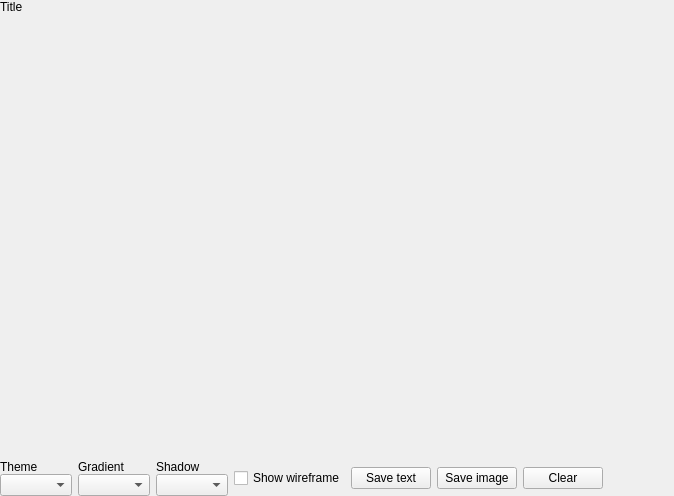
<?xml version="1.0" encoding="UTF-8"?>
<ui version="4.0">
 <class>Plot3DSurface</class>
 <widget class="QWidget" name="Plot3DSurface">
  <property name="geometry">
   <rect>
    <x>0</x>
    <y>0</y>
    <width>674</width>
    <height>496</height>
   </rect>
  </property>
  <property name="windowTitle">
   <string>Form</string>
  </property>
  <layout class="QVBoxLayout" name="verticalLayout_5">
   <property name="leftMargin">
    <number>0</number>
   </property>
   <property name="topMargin">
    <number>0</number>
   </property>
   <property name="rightMargin">
    <number>0</number>
   </property>
   <property name="bottomMargin">
    <number>0</number>
   </property>
   <item>
    <widget class="QLabel" name="title">
     <property name="text">
      <string>Title</string>
     </property>
    </widget>
   </item>
   <item>
    <widget class="QWidget" name="plot_widget" native="true">
     <property name="sizePolicy">
      <sizepolicy hsizetype="Expanding" vsizetype="Expanding">
       <horstretch>0</horstretch>
       <verstretch>0</verstretch>
      </sizepolicy>
     </property>
    </widget>
   </item>
   <item>
    <layout class="QHBoxLayout" name="horizontalLayout_2">
     <item>
      <layout class="QVBoxLayout" name="verticalLayout">
       <property name="spacing">
        <number>0</number>
       </property>
       <item>
        <widget class="QLabel" name="label_2">
         <property name="text">
          <string>Theme</string>
         </property>
         <property name="buddy">
          <cstring>theme</cstring>
         </property>
        </widget>
       </item>
       <item>
        <widget class="QComboBox" name="theme"/>
       </item>
      </layout>
     </item>
     <item>
      <layout class="QVBoxLayout" name="verticalLayout_2">
       <property name="spacing">
        <number>0</number>
       </property>
       <item>
        <widget class="QLabel" name="label_3">
         <property name="text">
          <string>Gradient</string>
         </property>
         <property name="buddy">
          <cstring>gradient</cstring>
         </property>
        </widget>
       </item>
       <item>
        <widget class="QComboBox" name="gradient"/>
       </item>
      </layout>
     </item>
     <item>
      <layout class="QVBoxLayout" name="verticalLayout_3">
       <property name="spacing">
        <number>0</number>
       </property>
       <item>
        <widget class="QLabel" name="label">
         <property name="text">
          <string>Shadow</string>
         </property>
         <property name="buddy">
          <cstring>shadow</cstring>
         </property>
        </widget>
       </item>
       <item>
        <widget class="QComboBox" name="shadow"/>
       </item>
      </layout>
     </item>
     <item>
      <widget class="QCheckBox" name="wireframe">
       <property name="text">
        <string>Show wireframe</string>
       </property>
      </widget>
     </item>
     <item>
      <widget class="QPushButton" name="save_text">
       <property name="text">
        <string>Save text</string>
       </property>
      </widget>
     </item>
     <item>
      <widget class="QPushButton" name="save_image">
       <property name="text">
        <string>Save image</string>
       </property>
      </widget>
     </item>
     <item>
      <widget class="QPushButton" name="clear">
       <property name="text">
        <string>Clear</string>
       </property>
      </widget>
     </item>
     <item>
      <spacer name="horizontalSpacer">
       <property name="orientation">
        <enum>Qt::Horizontal</enum>
       </property>
       <property name="sizeHint" stdset="0">
        <size>
         <width>40</width>
         <height>20</height>
        </size>
       </property>
      </spacer>
     </item>
    </layout>
   </item>
  </layout>
 </widget>
 <resources/>
 <connections/>
</ui>
